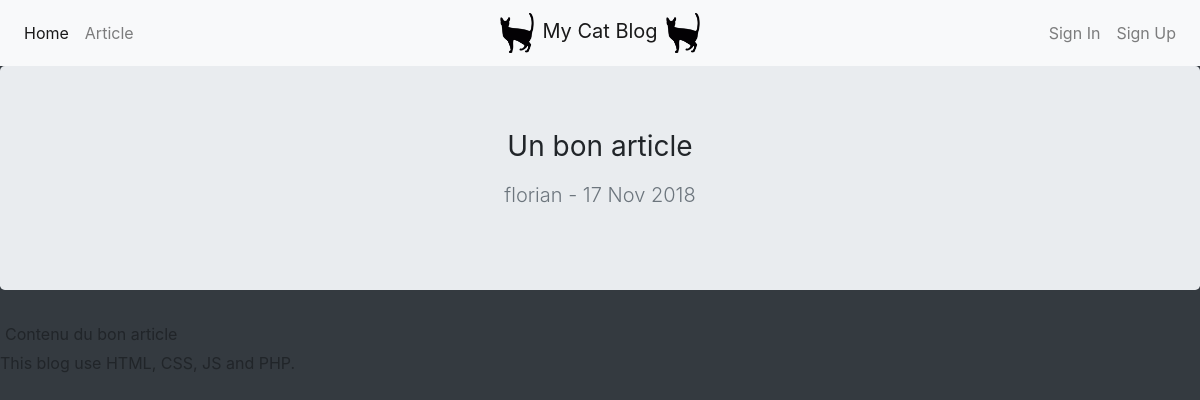
Page /index.php/article/read/1 on the committed database.
### tables this page shows
CREATE TABLE IF NOT EXISTS articles
(
	id INT NOT NULL AUTO_INCREMENT,
	title VARCHAR(255) NOT NULL,
	content TEXT NOT NULL,
	image VARCHAR (255) NOT NULL DEFAULT 'cat.svg',
	author VARCHAR(255) NOT NULL,
	date DATETIME NOT NULL DEFAULT NOW(), 
	PRIMARY KEY (id),
	FOREIGN KEY(author) REFERENCES users(username)
);

### src/controller/controller-article.php (called while the page is built, shortened)
<?php
require '../src/model/model-article.php';
function articleRead( int $id )
{
    $article = articleGetOne( $id );
    require '../src/view/view-article-read.php';
    require '../src/view/template/default.php';
    return true;
}

### public/index.php (called while the page is built, shortened)
<?php
$url = $_SERVER["REQUEST_URI"];
$args = explode('/', $url);
array_shift($args);
array_shift($args);
$controllerName = array_shift($args) ?? 'article';
$functionName = array_shift($args) ?? 'Index';
$id = array_shift($args) ?? 0;
$functionName = $controllerName.ucfirst( $functionName );
$functionName( (int) $id);

### src/model/model-article.php (called while the page is built, shortened)
<?php
function articleGetOne( int $id )
{
    global $bdd;
    $sql = "SELECT id, title, content, image, author, DATE_FORMAT(articles.date, '%d %b %Y') AS date FROM `articles` WHERE id= :id";
    $statement = $bdd->prepare($sql);
    $statement->bindValue(':id', $id, PDO::PARAM_INT);
    $statement->execute();
    $article = $statement->fetch(PDO::FETCH_ASSOC);
    return $article;
}

### src/view/view-article-read.php (the view)
<div class="jumbotron text-center">
    <div class="container">
        <h1 class="h3 mb-3 font-weight-normal"><?php echo $article['title']; ?></h1>
        <p class="lead text-muted"><?php echo $article['author'].' - '.$article['date']; ?></p>
    </div>
</div>
<div id="container">
    <?php echo $article['content']; ?>
</div>

### public/css/default.css (style rules this page uses)
body { padding-top: 66px; }
#container { margin: 5px; }

### rows in the picture
articles: title "Un bon article", author "florian", content "Contenu du bon article"

### other values in the picture
$article['date'] "17 Nov 2018"
